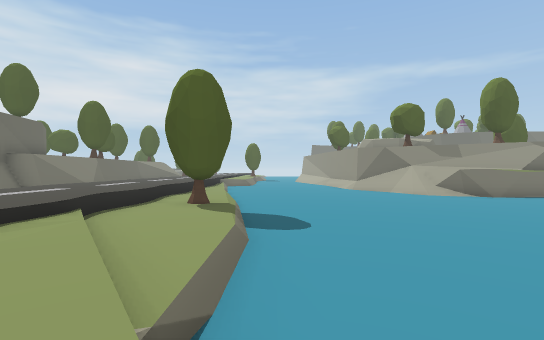
view 1 (above)

19 first-person views from a walk through a scene from a Unity 3-D project. The camera is 1.2 m above the floor, looks level and sees 85° across. The floor is counted in squares, 2 m on a side. Each view is taken from the middle of a square. On the plan, view 1 faces up. The plan holds only what a view shows up to about 9 squares ahead; the rest is blank. The place goes on beyond the plan. The player character is not drawn.

view 2
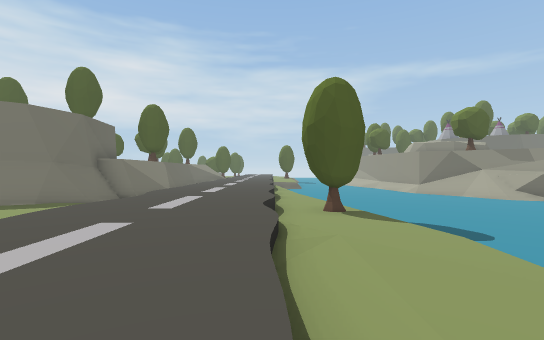

view 3
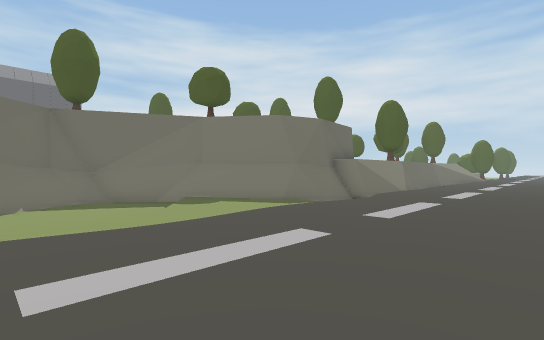

view 4
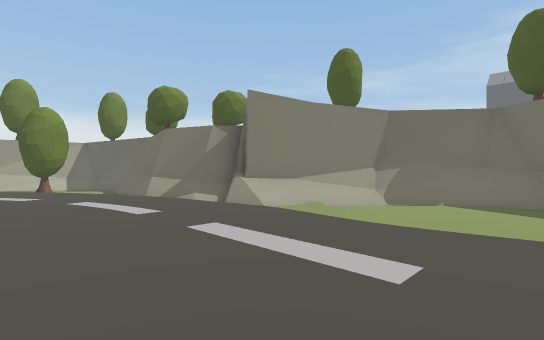

view 5
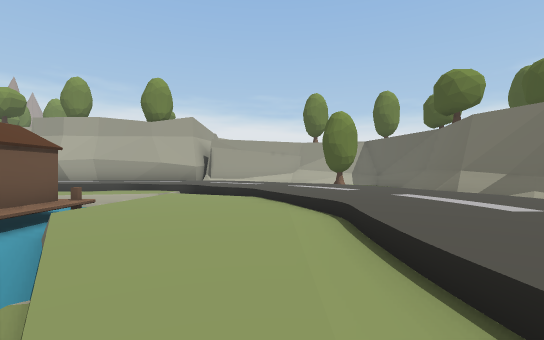

view 6
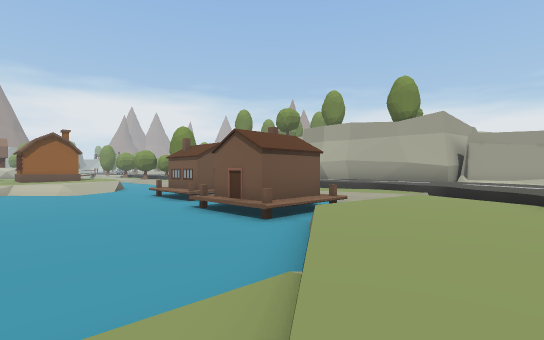

view 7
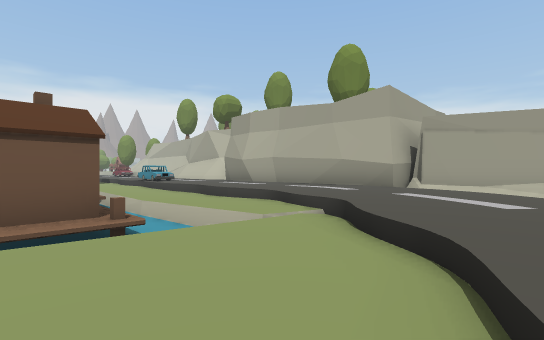

view 8
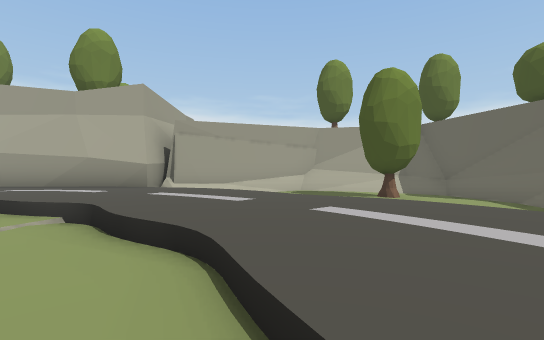

view 9
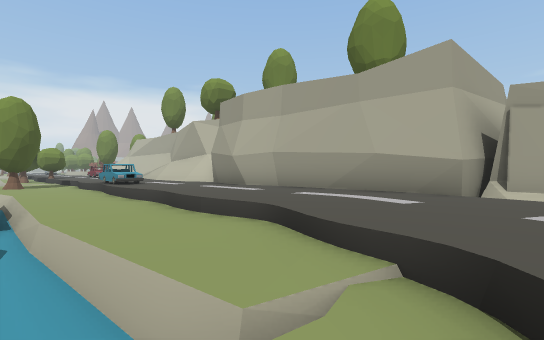

view 10
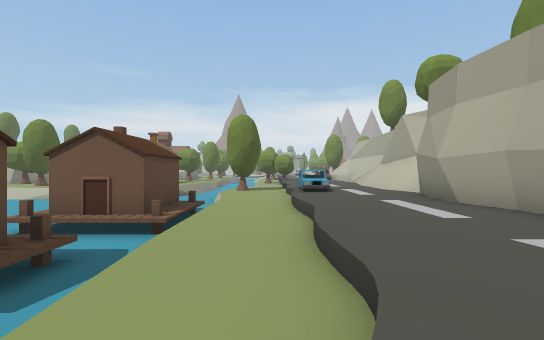

view 11
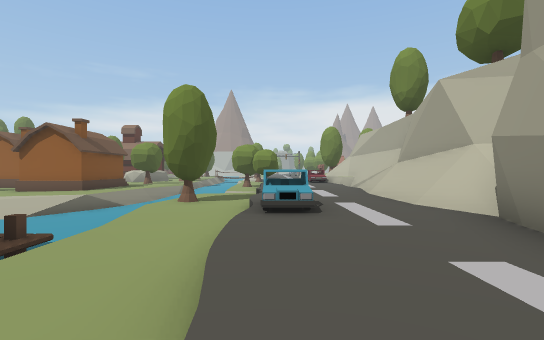

view 12
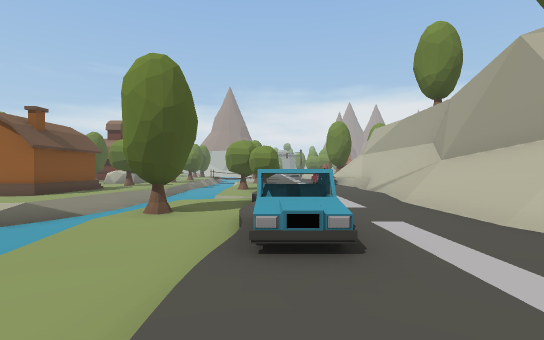

view 13
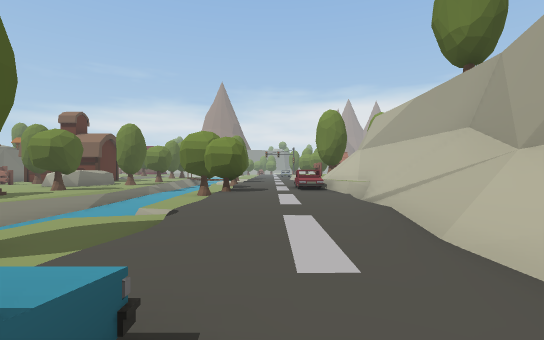

view 14
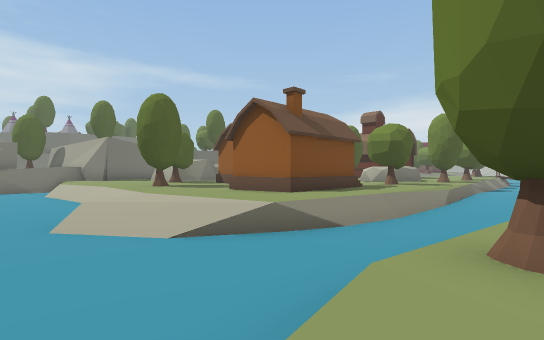

view 15
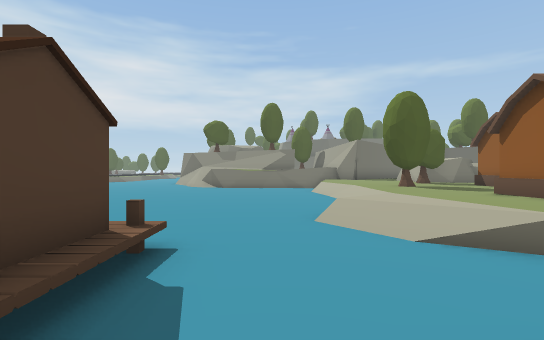

view 16
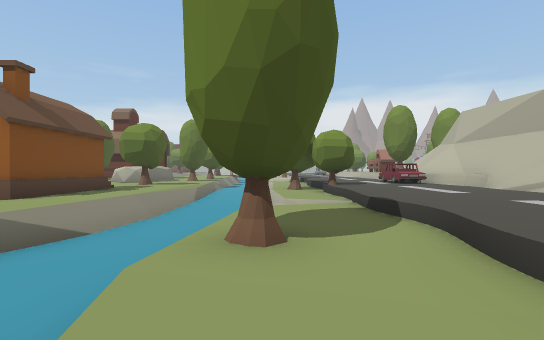

view 17
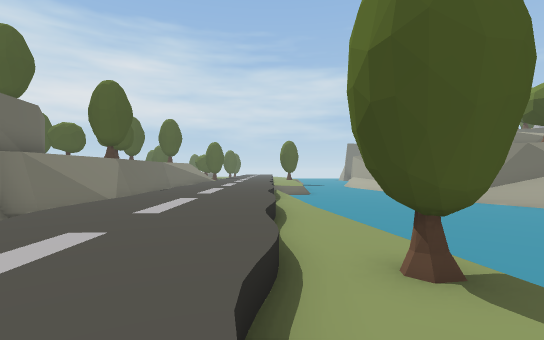

view 18
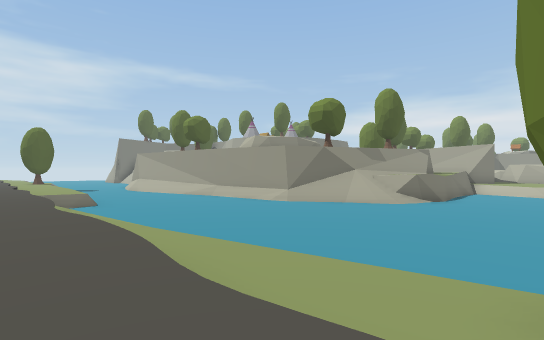

view 19
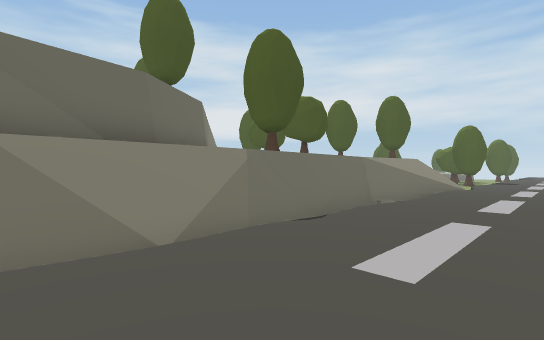

### Floor plan
Key: @ floor where view 1 was taken; # wall or solid block; x gap in a wall; . main floor; : floor 0.25 m higher than the main floor; - floor 0.25 m lower than the main floor; _ floor 0.5 m lower than the main floor; + floor 2 m higher than the main floor; / step, stairs or slope; = window, fence, low wall or low ledge; ≈ liquid the walk keeps out of; v drop or lower ground; O other object.
Columns run from 13 left of view 1 to 19 right of it. Each row starts with its distance up from view 1.
 21        ..
 20       x..
 19      +=.../
 18      +#.../-
 17      v=...v≈≈
 16      vv...v≈≈≈
 15   # Ovv....≈≈≈≈
 14   ##  v....≈≈≈≈≈
 13    #  v...v≈≈≈≈≈≈≈#
 12    ## v...v≈≈≈≈≈≈≈
 11     #vv...._≈≈≈≈≈≈≈
 10     #vv...._≈≈≈≈≈≈≈≈
  9     #v ...v_≈≈≈≈≈≈≈≈≈≈
  8     #x ...v_≈≈≈≈≈≈≈≈≈≈
  7    ##- /...OO≈≈≈≈≈≈≈≈   ≈
  6   ##-- /..=O_≈≈≈≈≈≈≈    ≈≈
  5  ##/-- .../__≈≈≈≈≈≈     ≈≈.O
  4 ##__/--.../__≈≈≈≈≈≈≈≈≈≈≈≈≈.OO-
  3 #/___--/..//_≈≈≈≈≈≈≈≈≈≈≈≈≈----
  2 #/___///..///≈≈≈≈≈≈≈≈≈≈≈≈ --O
  1 ###__//.../--≈≈≈≈≈≈≈≈≈≈≈≈---#
  0  ###/- .../--@≈≈≈≈≈≈≈≈≈≈≈-..#  O
 -1    ### /../---≈≈OO≈≈≈≈≈≈≈≈..OOOO
 -2      ##/...---≈OO ≈OOO≈≈≈≈≈.....
 -3       ##.../--≈OOO≈OOO≈≈≈≈≈≈≈≈≈≈≈
 -4       ##/...--≈≈≈≈≈OOO≈≈≈≈≈≈≈≈≈≈≈
 -5       ##/....//----------OO--≈≈≈≈
 -6       #/-/....//-___-------------
 -7       #---/...........OOO......OO
 -8       #--  /.....................
 -9       #-O-- //..................O
-10       #/--- _/#############=://=#
-11       #########        ##########

Positions as (right, up) in squares from view 1, and headings:
1: (0, 0), facing up
2: (-3, 0), facing up
3: (-3, 1), facing up-left
4: (-3, 4), facing down-left
5: (-2, 3), facing down
6: (-2, 3), facing down-right
7: (-2, -2), facing down-right
8: (-2, -2), facing down
9: (0, -4), facing down-right
10: (1, -6), facing right
11: (5, -7), facing right
12: (7, -7), facing right
13: (10, -8), facing right
14: (10, -5), facing up-right
15: (10, -5), facing up
16: (10, -5), facing right
17: (-3, 4), facing up
18: (-4, 7), facing up-right
19: (-4, 10), facing up-left
